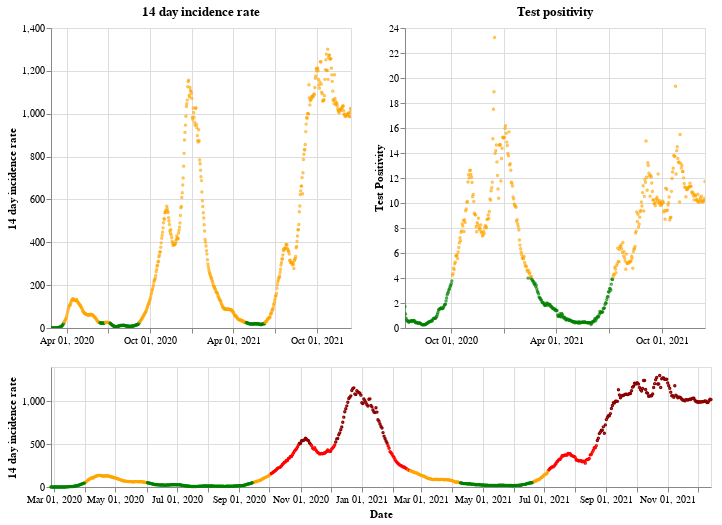

The code cell stored with this chart in its notebook:
### Markdown cell above
## Wales

### Code cell
plot_traffic_light('Wales')

### Figure 1 — Vega-Lite specification as saved in the notebook (floating-point values rounded to 4 significant figures; data arrays with more than 128 entries replaced by an {"elided": "..."} marker saying what was removed)
{"config": {"view": {"continuousWidth": 400, "continuousHeight": 300}}, "vconcat": [{"hconcat": [{"mark": {"type": "point", "size": 2}, "encoding": {"color": {"condition": {"value": "green", "test": "(datum.twoWeeklyCasesRate <= 25)"}, "value": "orange"}, "tooltip": [{"type": "nominal", "field": "areaName"}, {"type": "temporal", "field": "date"}, {"type": "quantitative", "field": "twoWeeklyCasesRate"}, {"type": "quantitative", "field": "testPositivity"}], "x": {"type": "temporal", "axis": {"title": ""}, "field": "date", "scale": {"domain": {"selection": "DateBrush"}}, "timeUnit": "yearmonthdate"}, "y": {"type": "quantitative", "axis": {"title": "14 day incidence rate"}, "field": "twoWeeklyCasesRate"}}, "title": "14 day incidence rate", "width": 300}, {"mark": {"type": "point", "size": 2}, "encoding": {"color": {"condition": {"value": "green", "test": "(datum.testPositivity <= 4)"}, "value": "orange"}, "tooltip": [{"type": "nominal", "field": "areaName"}, {"type": "temporal", "field": "date"}, {"type": "quantitative", "field": "twoWeeklyCasesRate"}, {"type": "quantitative", "field": "testPositivity"}], "x": {"type": "temporal", "axis": {"title": ""}, "field": "date", "scale": {"domain": {"selection": "DateBrush"}}, "timeUnit": "yearmonthdate"}, "y": {"type": "quantitative", "axis": {"title": "Test Positivity"}, "field": "testPositivity"}}, "title": "Test positivity", "width": 300}]}, {"layer": [{"mark": {"type": "point", "size": 2}, "encoding": {"color": {"condition": {"value": "orange", "test": "(((datum.testPositivity < 4) && (datum.twoWeeklyCasesRate >= 50)) && (datum.twoWeeklyCasesRate < 200))"}, "value": "red"}, "opacity": {"condition": {"value": 1, "test": "((datum.twoWeeklyCasesRate >= 50) && (datum.twoWeeklyCasesRate < 500))"}, "value": 0}, "tooltip": [{"type": "nominal", "field": "areaName"}, {"type": "temporal", "field": "date"}, {"type": "quantitative", "field": "twoWeeklyCasesRate"}, {"type": "quantitative", "field": "testPositivity"}], "x": {"type": "temporal", "axis": {"title": "Date"}, "field": "date", "timeUnit": "yearmonthdate"}, "y": {"type": "quantitative", "axis": {"title": "14 day incidence rate"}, "field": "twoWeeklyCasesRate"}}, "selection": {"DateBrush": {"type": "interval", "encodings": ["x"], "fields": ["Time"]}}}, {"mark": {"type": "point", "size": 2}, "encoding": {"color": {"value": "darkred"}, "opacity": {"condition": {"value": 1, "test": "(datum.twoWeeklyCasesRate >= 500)"}, "value": 0}, "tooltip": [{"type": "nominal", "field": "areaName"}, {"type": "temporal", "field": "date"}, {"type": "quantitative", "field": "twoWeeklyCasesRate"}, {"type": "quantitative", "field": "testPositivity"}], "x": {"type": "temporal", "axis": {"title": "Date"}, "field": "date", "timeUnit": "yearmonthdate"}, "y": {"type": "quantitative", "axis": {"title": "14 day incidence rate"}, "field": "twoWeeklyCasesRate"}}}, {"mark": {"type": "point", "size": 2}, "encoding": {"color": {"condition": {"value": "green", "test": "((datum.testPositivity < 4) && (datum.twoWeeklyCasesRate < 50))"}, "value": "orange"}, "opacity": {"condition": {"value": 1, "test": "(datum.twoWeeklyCasesRate < 50)"}, "value": 0}, "tooltip": [{"type": "nominal", "field": "areaName"}, {"type": "temporal", "field": "date"}, {"type": "quantitative", "field": "twoWeeklyCasesRate"}, {"type": "quantitative", "field": "testPositivity"}], "x": {"type": "temporal", "axis": {"title": "Date"}, "field": "date", "timeUnit": "yearmonthdate"}, "y": {"type": "quantitative", "axis": {"title": "14 day incidence rate"}, "field": "twoWeeklyCasesRate"}}}], "height": 120, "width": 660}], "data": {"name": "data-b93e0eaed3cb1f3923af4ec98c15d6e7"}, "$schema": "https://vega.github.io/schema/vega-lite/v4.8.1.json", "datasets": {"data-b93e0eaed3cb1f3923af4ec98c15d6e7": {"elided": "657 records"}}}
